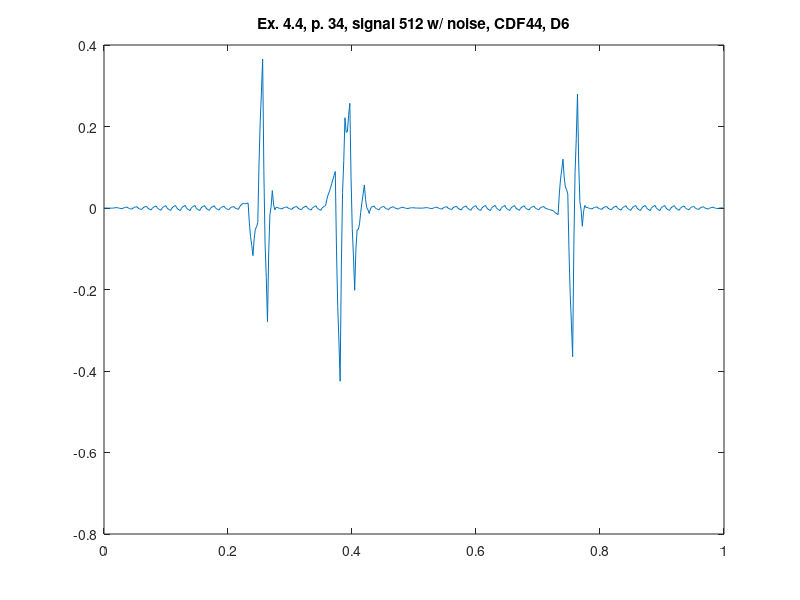

Write the MATLAB code that produced this figure.
%% ========================================================================
%% Programmatic octave notes on "Ripples in Mathematics" by A. Jensen
%% and A. la Cour-Harbo written with a deep gratitude to the authors for
%% this wonderful text. 
%% 
%% Reconstruction of graphs in ex 4.4, p.34, CDF44, 3 scales, D6.
%%
%% Author: Vladimir Kulyukin
%% 
%% NB: I have tested this code in Octave 4.
%% =========================================================================
t = (1.0/512)*[0:511];

%%y_ex_4_3_chirp_512_p33 = arrayfun(@(x) sin(x*x), t);

y_ex_4_4_512_with_noise_cdf44_d6_p34 = [
2.9605771028702496E-4
9.94743863742985E-6
-5.212567378135755E-5
-1.742293620906027E-4
-2.2008697677624824E-4
-2.863746653153812E-4
-3.730924277080016E-4
-4.543359683102718E-4
1.4876620081192638E-4
5.684984896697497E-4
8.048608982631983E-4
0.0010903571181896776
-6.253835955238711E-5
-8.300179435045338E-4
-0.0012120816336667628
-0.001697417201320119
-4.242310331143979E-6
0.0011052024625618636
0.0016309171173589038
0.0023130417858974817
9.741357175720384E-5
-0.001341764097604317
-0.0020044912221870805
-0.002875267643206017
-1.5708779186735433E-4
0.0015994341246224775
0.0023942981062634776
0.003446837554942203
2.53621954134397E-4
-0.0018019470099031318
-0.0027198693371703834
-0.003942623162032213
-3.038964776580431E-4
0.0020322004302466977
0.0030656675616820093
0.004448173289759038
4.0008378704696295E-4
-0.002192882109154865
-0.0033307243988464465
-0.004858465883789911
-4.3902659223935795E-4
0.0023868704130077262
0.003619225131951341
0.005278568219614814
5.311706243928778E-4
-0.002499545978734294
-0.0038135815897667002
-0.005587600486292757
-5.572851610898277E-4
0.0026498143043693677
0.00403369791008483
0.00590611073304624
6.418448725274122E-4
-0.002710153698112478
-0.004149884978873431
-0.006102006735669895
-6.541275737289025E-4
0.0028109273180468228
0.0042931579396572805
0.00630668472319135
7.278533821613419E-4
-0.002816611730743848
-0.00432671061552422
-0.006381916288239785
-7.258322305483821E-4
0.002864017971278065
0.0043876343172395554
0.006464896356253904
7.858908945037226E-4
-0.002814828954136841
-0.004337263189667786
-0.0064165723768726726
-7.696435617993258E-4
0.0028070460200329177
0.0043134963686240575
0.0063746656479013765
8.137270605030687E-4
-0.002704873879396598
-0.004181137171797624
-0.0062046431875175875
-7.838779225914762E-4
0.002642200864447319
0.0040735931735988
0.006039460113653466
8.102921519106094E-4
-0.0024909720183818587
-0.0038643323972239385
-0.005754273040070049
-7.679882944221663E-4
0.002375817411404368
0.0036771440774095543
0.005472161514206139
7.757181703372845E-4
-0.0021813434996539607
-0.0033990234957675964
-0.00508276940672623
-7.225853067909741E-4
0.002018132627615038
0.003139384396491805
0.004694570816591659
7.113337745057579E-4
-0.0017878871735458879
-0.0028030920275632773
-0.004215937795531934
-6.494137710504474E-4
0.001582892138728097
0.0024809799338036975
0.0037365703952409266
6.196132206404631E-4
-0.001325723346017086
-0.0020994393047317214
-0.0031870900591803204
0.0028666831217162257
0.007006917526328749
0.009233613154657254
0.011973039952776696
0.010757987528189083
0.010602534617811478
0.011506681221643882
0.012126908991343301
-0.03539414980714876
-0.07001578974709864
-0.09173801082850641
-0.11691662077589128
-0.07547343103946194
-0.051881498726618645
-0.04614082383736139
-0.03561691893757417
0.10624939187803703
0.21292261109654245
0.2844027387179422
0.3653128268119408
0.09198693892138626
-0.08642170527405671
-0.16991310577438803
-0.2788375050706126
-0.11058671275171031
-0.016604789188022925
0.003108265620449531
0.042721603834654856
0.009321095111049595
-0.004515412289279725
0.0012120816336669065
0.0016974172013203314
4.242310331152273E-6
-0.0011052024625619866
-0.0016309171173590849
-0.002313041785897741
-9.741357175727908E-5
0.0013417640976043552
0.002004491222187162
0.0028752676432061606
1.5708779186743706E-4
-0.0015994341246224225
-0.002394298106263418
-0.0034468375549421473
-2.536219541343917E-4
0.0018019470099030989
0.002719869337170325
0.003942623162032126
3.0389647765803954E-4
-0.0020322004302466474
-0.003065667561681935
-0.004448173289758932
-4.000837870469235E-4
0.0021928821091548646
0.003330724398846433
0.0048584658837898765
4.390265922393035E-4
-0.002386870413007801
-0.003619225131951436
-0.00527856821961493
-5.311706243929196E-4
0.002499545978734301
0.0038135815897667306
0.005587600486292817
5.572851610898826E-4
-0.002649814304369309
-0.004033697910084759
-0.005906110733046157
-6.418448725273951E-4
0.00271015369811245
0.004149884978873379
0.006102006735669813
0.020733237721004823
0.031967111627806924
0.03980362845607612
0.048550464369938366
0.05950947705966652
0.0698757387687865
0.07964924949729835
0.08958158737237688
-0.10339895292432258
-0.24200915138101933
-0.3262490079977134
-0.42505735380264026
-0.1425395617662498
0.037802199582680766
0.11596793024415136
0.22151164581414443
0.1855273717195792
0.18746540816203258
0.22732575514150472
0.25702484963746036
0.07529872548940189
-0.049776182063419445
-0.11819987302100365
-0.2018032117155222
-0.10334090723227954
-0.0536629448079709
-0.05276932444259634
-0.03880397901924673
-0.010389451760268155
0.014153428894563195
0.03482466294524731
0.05653330157689136
0.02084709844169805
5.397968076408782E-4
-0.004388603325280149
-0.013437767695908383
-0.0024590488245562173
0.0031532149060024862
0.003399023495767725
0.005082769406726419
7.225853067909747E-4
-0.0020181326276151592
-0.0031393843964919823
-0.00469457081659191
-7.113337745058276E-4
0.001787887173545931
0.0028030920275633653
0.004215937795532085
6.494137710505136E-4
-0.0015828921387280753
-0.0024809799338036823
-0.003736570395240927
-6.196132206404933E-4
0.0013257233460170301
0.0020994393047316425
0.003187090059180219
5.512856282838258E-4
-0.0010868219926459068
-0.0017272328036089784
-0.0026349756690937235
-5.040812781889816E-4
8.12612713775075E-4
0.0013151063067984462
0.0020357642391950715
4.319718879866537E-4
-5.489858868834986E-4
-9.071090854153857E-4
-0.0014321203056952912
-3.6917777490885913E-4
2.6827383066137586E-4
4.802345110154137E-4
8.062051411679026E-4
2.96057710286876E-4
9.9474386368559E-6
-5.2125673782157455E-5
-1.7422936209168186E-4
-2.2008697677653648E-4
-2.8637466531516526E-4
-3.7309242770756825E-4
-4.543359683095442E-4
1.4876620081225787E-4
5.6849848966987E-4
8.048608982632925E-4
0.0010903571181896962
-6.253835955239323E-5
-8.300179435045785E-4
-0.0012120816336668593
-0.001697417201320264
-4.2423103311239755E-6
0.0011052024625619913
0.0016309171173590823
0.0023130417858977263
9.741357175734966E-5
-0.0013417640976042255
-0.0020044912221869994
-0.0028752676432059576
-1.5708779186751306E-4
0.0015994341246221531
0.0023942981062630405
0.0034468375549416394
2.5362195413434823E-4
-0.0018019470099028374
-0.002719869337169918
-0.003942623162031531
-3.038964776579955E-4
0.0020322004302463386
0.003065667561681472
0.004448173289758261
4.000837870468183E-4
-0.002192882109154611
-0.003330724398846028
-0.004858465883789265
-4.390265922391799E-4
0.002386870413007622
0.003619225131951141
0.005278568219614469
5.311706243928958E-4
-0.002499545978734049
-0.003813581589766366
-0.005587600486292295
-5.572851610899016E-4
0.002649814304368936
0.004033697910084218
0.0059061107330453996
6.418448725272197E-4
-0.002710153698112258
-0.004149884978873033
-0.006102006735669257
-6.541275737286503E-4
0.0028109273180468566
0.004293157939657264
0.006306684723191239
7.278533821614111E-4
-0.0028166117307436727
-0.004326710615524012
-0.006381916288239525
-7.258322305485013E-4
0.002864017971277681
0.004387634317239022
0.0064648963562531905
7.858908945035904E-4
-0.002814828954136596
-0.004337263189667368
-0.006416572376872027
-7.69643561799182E-4
0.0028070460200327555
0.004313496368623785
0.006374665647900942
8.137270605029865E-4
-0.0027048738793964654
-0.0041811371717974145
-0.006204643187517265
-7.838779225914025E-4
0.002642200864447242
0.004073593173598668
0.0060394601136532534
8.102921519105737E-4
-0.0024909720183817867
-0.0038643323972238275
-0.005754273040069881
-7.679882944221135E-4
0.0023758174114043517
0.0036771440774095157
0.005472161514206066
7.75718170337329E-4
-0.0021813434996538397
-0.0033990234957674385
-0.005082769406726025
-7.225853067910414E-4
0.002018132627614784
0.00313938439649145
0.00469457081659118
7.113337745056698E-4
-0.0017878871735457235
-0.0028030920275629984
-0.004215937795531504
-6.494137710503646E-4
0.0015828921387279656
0.0024809799338034867
0.0037365703952406
6.196132206403682E-4
-0.0013257233460170423
-0.0020994393047316317
-0.0031870900591801604
-0.003969254378283672
-0.004833273541036541
-0.0057791475474387715
-0.006703088614588577
-0.0097498249718109
-0.012227760045361698
-0.014136893835240978
-0.016198437469733824
0.03453020603117528
0.07111376152086557
0.0935522289993371
0.11978086138728182
0.07621178658927988
0.05134495106529631
0.04518035481533113
0.03400450865523908
-0.1068415072986111
-0.2129425059738172
-0.28429848737037927
-0.3649643680877594
-0.09154676496783369
0.08699445460468742
0.17065929062980395
0.2797461770072329
0.1102891803500864
0.015467792208683454
-0.004717987416975877
-0.044902318071034134
-0.00919601839194478
0.006175448176288808
0.0012120816336666357
0.0016974172013199177
4.242310331084565E-6
-0.001105202462561839
-0.001630917117358853
-0.0023130417858973898
-9.741357175718193E-5
0.0013417640976042986
0.002004491222187052
0.0028752676432059697
1.5708779186733568E-4
-0.00159943412462248
-0.0023942981062634776
-0.0034468375549421963
-2.536219541343955E-4
0.0018019470099031308
0.0027198693371703834
0.003942623162032213
3.0389647765802967E-4
-0.0020322004302467207
-0.003065667561682039
-0.004448173289759075
-4.000837870470034E-4
0.0021928821091548208
0.0033307243988463966
0.004858465883789856
4.3902659223938993E-4
-0.0023868704130076317
-0.003619225131951209
-0.005278568219614637
-5.311706243928958E-4
0.002499545978734145
0.003813581589766485
0.0055876004862924575
5.572851610898817E-4
-0.002649814304369078
-0.004033697910084422
-0.0059061107330456815
-6.418448725272502E-4
0.00271015369811239
0.004149884978873239
0.00610200673566956
6.541275737286963E-4
-0.002810927318046973
-0.004293157939657447
-0.006306684723191514
-7.278533821614168E-4
0.0028166117307438397
0.004326710615524256
0.00638191628823987
7.258322305484898E-4
-0.0028640179712779265
-0.0043876343172393785
-0.006464896356253693
-7.858908945036836E-4
0.0028148289541367628
0.004337263189667646
0.0064165723768724574
7.696435617992842E-4
-0.0028070460200328522
-0.0043134963686239525
-0.006374665647901215
-8.137270605030216E-4
0.0027048738793965755
0.004181137171797578
0.006204643187517506
7.838779225914171E-4
-0.002642200864447372
-0.004073593173598861
-0.006039460113653533
-8.102921519106426E-4
0.0024909720183818487
0.0038643323972239424
0.0057542730400700695
7.679882944222045E-4
-0.002375817411404312
-0.0036771440774094814
-0.00547216151420605
-7.75718170337285E-4
0.0021813434996538986
0.003399023495767501
0.005082769406726095
7.225853067909742E-4
-0.002018132627614949
-0.003139384396491675
-0.004694570816591475
-7.11333774505728E-4
0.0017878871735458196
0.0028030920275631667
0.004215937795531765
6.494137710504393E-4
-0.0015828921387280028
-0.00248097993380356
-0.0037365703952407293
-6.196132206403718E-4
0.001325723346017116
0.0020994393047317336
0.0031870900591803035
5.512856282836496E-4
-0.0010868219926462755
-0.0017272328036094715
-0.0026349756690943592
-5.040812781891824E-4
8.126127137751543E-4
0.001315106306798651
0.0020357642391954436
4.319718879868538E-4
-5.489858868833797E-4
-9.071090854152569E-4
-0.0014321203056951771
-3.691777749089538E-4
2.682738306611244E-4
4.802345110150574E-4
8.062051411674276E-4
];

figure;
plot(t, y_ex_4_4_512_with_noise_cdf44_d6_p34);
xlim([0 1]);
title('Ex. 4.4, p. 34, signal 512 w/ noise, CDF44, D6');
